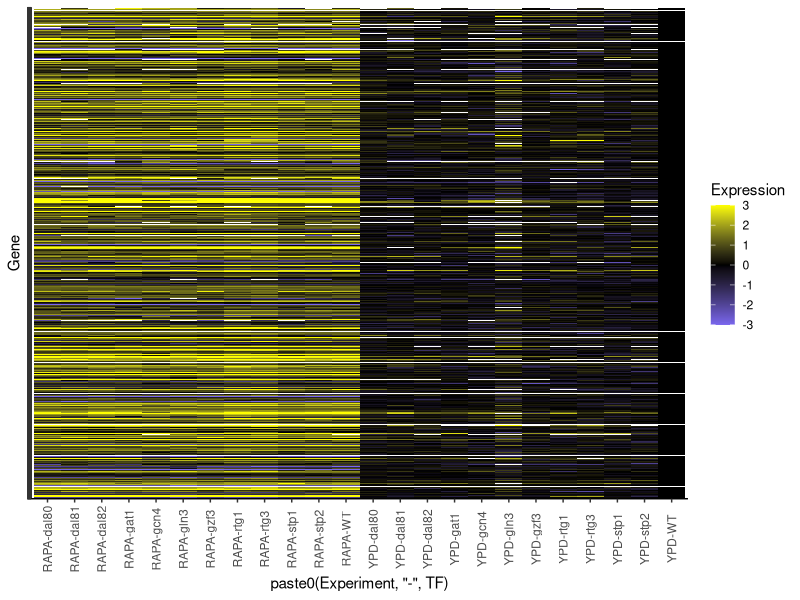

The R script that drew this image:
## ---- chunk 1
knitr::opts_chunk$set(echo = TRUE)
require(ggplot2)
require(dplyr)
require(tidyr)
require(reshape2)
require(scales)
## ---- chunk 2
expression.data <- read.delim("DPLYR_EXPRESSION_DATA.tsv")
head(colnames(expression.data))
head(rownames(expression.data))
# Looks like this data is genes in rows and biological samples in columns

## ---- chunk 3
meta.data <- read.delim("DPLYR_SAMPLE_DATA.tsv")
str(meta.data)
summary(meta.data)
## ---- chunk 4
print("Counts per experiment:")
print(colSums(expression.data))
expression.data.normalized <- sweep(expression.data, 2, colSums(expression.data), FUN = "/") * 1e6
print(colSums(expression.data.normalized))
## ---- chunk 5
# The expression data set needs to be biolgical samples x genes for this to work...

# Lets rotate the data frame and then put the Sample_ID into a column (instead of row names)
expression.data.normalized %>%
  t() %>%
  as.data.frame() %>%
  dplyr::mutate(Sample_ID = as.factor(rownames(.))) -> expression.data.normalized

# Now we can use `join` to attach the meta data
# This could be part of the same piped expression as above
# Separating long pipes for readability is sometimes helpful though
expression.data.normalized %>%
  dplyr::left_join(meta.data, by="Sample_ID") -> expression.data.normalized
## ---- chunk 6
expression.data.normalized %>%
  dplyr::select(-Sample_ID) %>%
  dplyr::group_by(Experiment, TF) %>%
  dplyr::summarise_all("mean") -> mean.expression
## ---- chunk 7
mean.expression %>%
  filter(TF == "WT" & Experiment == "YPD") -> control.mean

mean.expression %>%
  dplyr::mutate_at(vars(-TF, -Experiment), funs(. / control.mean$.)) -> mean.normalized.expression
## ---- chunk 8
# This is easy enough to clean out by just omitting columns where the control mean was 0
mean.normalized.expression <- mean.normalized.expression[, as.vector(control.mean !=0)]
## ---- chunk 9
ggplot2::theme_set(theme_classic())

# Lets melt, log-transform, and pipe the data into ggplot
mean.normalized.expression %>%
  reshape2::melt(id.vars=c("TF", "Experiment"), value.name="Expression", variable.name="Gene") %>%
  dplyr::mutate(Expression = log2(Expression)) %>%
  ggplot(aes(x=paste0(Experiment,"-",TF), y=Gene, fill=Expression)) -> heatmap.plt

# Now we can add geometries and layout to the data no problem
heatmap.plt +
  geom_tile() +
  scale_fill_gradient2(low='slateblue2', mid='black', high='yellow', limits=c(-3, 3), oob=squish, na.value="white") +
  theme(axis.text.y = element_blank(),
        axis.text.x = element_text(angle=90, hjust=0.5, vjust=0.5))
